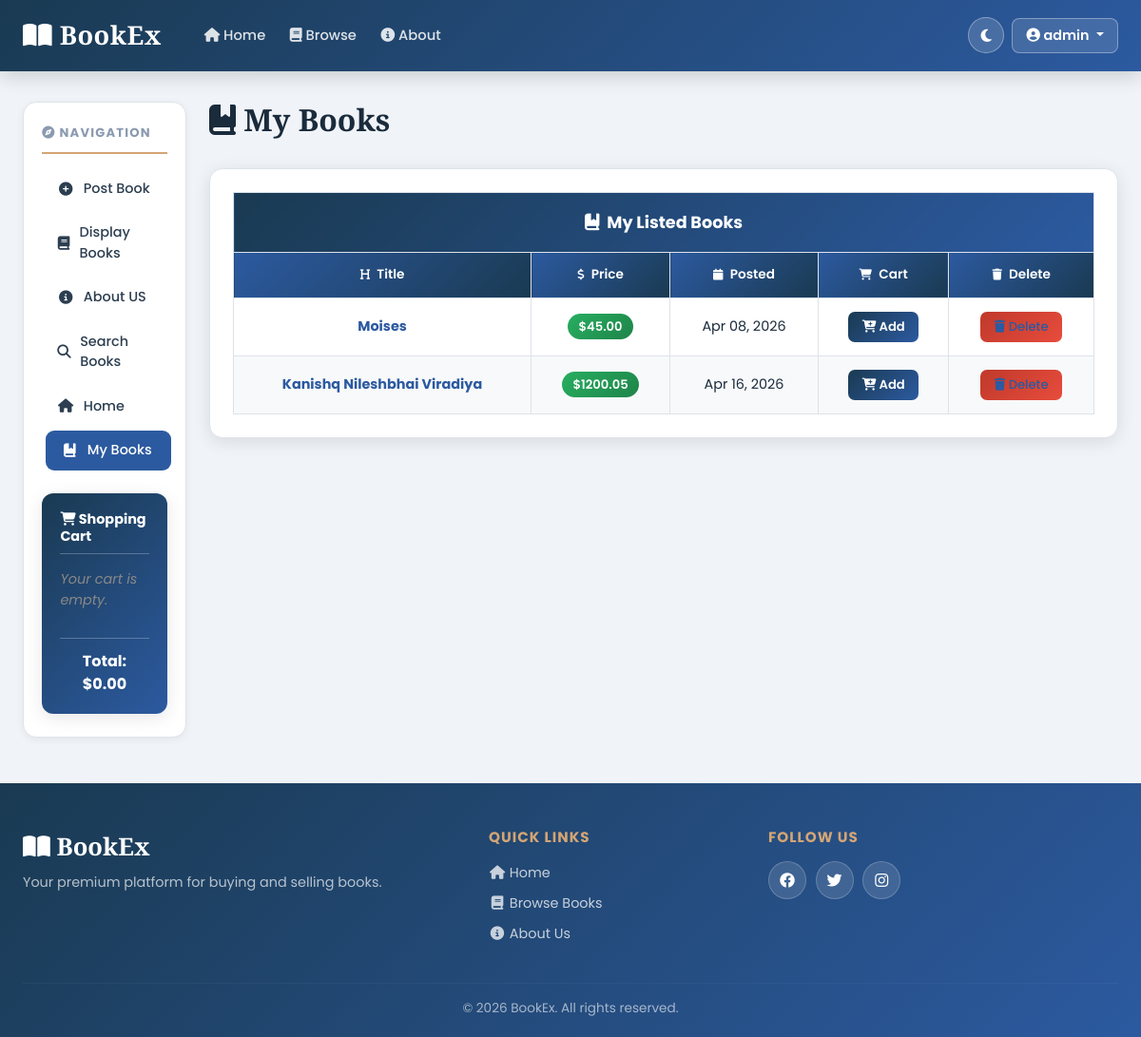
Page /mybooks (signed in) on the committed database.
### bookMng/models.py (models this page shows, shortened)
class MainMenu(models.Model):
    item = models.CharField(max_length=300, unique=True)
    link = models.CharField(max_length=300, unique=True)

class Book(models.Model):
    name = models.CharField(max_length=200)
    web = models.URLField(max_length=300)
    price = models.DecimalField(decimal_places=2, max_digits=8)
    publishdate = models.DateField(auto_now=True)
    picture = models.FileField(upload_to='bookEx/static/uploads')
    pic_path = models.CharField(max_length=300, editable=False, blank=True)
    username = models.ForeignKey(User, blank=True, null=True, on_delete=models.CASCADE)

### bookMng/views.py (the view)
# urls.py: path('mybooks', views.mybooks, name='mybooks'),
def mybooks(request):
    books = Book.objects.filter(username=request.user)
    for b in books:
        b.pic_path = b.picture.url[14:]
    return render(request,
                  'bookMng/mybooks.html',
                  {
                      'item_list': MainMenu.objects.all(),
                      'books': books
                  })

### bookEx/templates/bookMng/mybooks.html (shortened to what this page needs)
{% extends "base.html" %}
{% load static %}
{% block sidenav %}{% include "bookMng/_sidenav.html" %}{% endblock sidenav %}
{% block content %}
<h1><i class="fas fa-book-bookmark"></i> My Books</h1>
{% if books %}
<div class="table-container">
   <table class="professional-table">
      <thead>
         <tr class="table-title-row">
            <th colspan="{% if user.is_authenticated %}5{% else %}3{% endif %}">
               <i class="fas fa-book-bookmark me-2"></i>My Listed Books
            </th>
         </tr>
         <tr>
            <th> Title</th>
            <th> Price</th>
            <th> Posted</th>
            {% if user.is_authenticated %}
            <th> Cart</th>
            <th> Delete</th>
            {% endif %}
         </tr>
      </thead>
      <tbody>
         {% for book in books %}
         <tr>
            <td><a href="book_detail/{{ book.id }}"><strong>{{ book.name }}</strong></a></td>
            <td><span class="price-badge">${{ book.price }}</span></td>
            <td>{{ book.publishdate|date:"M d, Y" }}</td>
            {% if user.is_authenticated %}
            <td>
               <button class="btn-cart"
                  onclick="addToCart('{{ book.id }}', '{{ book.name|escapejs }}', '{{ book.price }}')">
                  <i class="fas fa-cart-plus"></i> Add
               </button>
            </td>
            <td>
               <a href="book_delete/{{ book.id }}" class="btn-delete"
                  onclick="return confirm('Delete \'{{ book.name|escapejs }}\'? This cannot be undone.')">
                  <i class="fas fa-trash"></i> Delete
               </a>
            </td>
            {% endif %}
         </tr>
         {% endfor %}
      </tbody>
   </table>
</div>
{% endif %}
{% endblock content %}

### bookEx/templates/base.html (shortened to what this page needs)
{% load static %}
<!DOCTYPE html>
<html lang="en" data-theme="light">
<head>
    <link href="https://cdn.jsdelivr.net/npm/bootstrap@5.3.0/dist/css/bootstrap.min.css" rel="stylesheet">
    <link rel="stylesheet" href="https://cdnjs.cloudflare.com/ajax/libs/font-awesome/6.4.0/css/all.min.css">
    <link href="{% static 'main.css' %}" rel="stylesheet" type="text/css">
    <link rel="stylesheet" href="{% static 'table_format.css' %}" type="text/css" />
    <link rel="stylesheet" href="{% static 'message_box.css' %}" />
</head>
<body>
    <div id="toast-container" class="toast-container position-fixed top-0 end-0 p-3" style="z-index:9999"></div>
    <nav class="navbar navbar-expand-lg premium-navbar">
        <div class="container-fluid px-4">
            <a class="navbar-brand fw-bold" href="/">
                <i class="fas fa-book-open"></i> BookEx
            </a>
            <div class="collapse navbar-collapse" id="navbarNav">
                <ul class="navbar-nav me-auto ms-3">
                    <li class="nav-item">
                        <a class="nav-link navtop-link" href="/"><i class="fas fa-home"></i> Home</a>
                    </li>
                    <li class="nav-item">
                        <a class="nav-link navtop-link" href="/displaybooks"><i class="fas fa-book"></i> Browse</a>
                    </li>
                    <li class="nav-item">
                        <a class="nav-link navtop-link" href="/aboutus/"><i class="fas fa-info-circle"></i> About</a>
                    </li>
                </ul>
                <div class="d-flex align-items-center gap-2">
                    <button class="theme-toggle-btn" id="themeToggle" title="Toggle theme"
                        aria-label="Toggle dark/light mode">
                        <i class="fas fa-moon" id="themeIcon"></i>
                    </button>
                    {% if user.is_authenticated %}
                    <div class="dropdown">
                        <button class="btn nav-user-btn dropdown-toggle" type="button" data-bs-toggle="dropdown">
                            <i class="fas fa-user-circle"></i> {{ user.username }}
                        </button>
                    </div>
                    {% endif %}
                </div>
            </div>
        </div>
    </nav>
    <div class="main-wrapper">
        <div class="container-fluid px-4">
            <div class="row g-4">
                <nav class="col-xl-2 col-lg-3 col-md-4 d-none d-md-block">
                    <div class="sidebar-content">
                        <h6 class="sidebar-title">
                            <i class="fas fa-compass"></i> Navigation
                        </h6>
                        <ul class="nav flex-column sidebar-nav">
                            {% block sidenav %}{% endblock sidenav %}
                        </ul>
                        {% if user.is_authenticated %}
                        <div class="cart-card mt-4">
                            <h6 class="cart-title">
                                <i class="fas fa-shopping-cart"></i> Shopping Cart
                            </h6>
                            <div id="cart-items" class="cart-items-list">
                            </div>
                            <div class="cart-footer">
                                <div class="cart-total">
                                    Total: $<span id="cart-total">0.00</span>
                                </div>
                            </div>
                        </div>
                        {% endif %}
                    </div>
                </nav>
                <main class="col-xl-10 col-lg-9 col-md-8 premium-content page-fade-in">
                    {% block content %}
                    {% endblock content %}
                </main>
            </div>
        </div>
    </div>
    <footer class="premium-footer">
        <div class="container-fluid px-4">
            <div class="row gy-4">
                <div class="col-md-5">
                    <div class="footer-brand">
                        <i class="fas fa-book-open"></i> BookEx
                    </div>
                    <p class="mt-2 footer-tagline">Your premium platform for buying and selling books.</p>
                </div>
                <div class="col-md-3">
                    <h6 class="footer-heading">Quick Links</h6>
                    <ul class="list-unstyled footer-links">
                        <li><a href="/"><i class="fas fa-home fa-fw"></i> Home</a></li>
                        <li><a href="/displaybooks"><i class="fas fa-book fa-fw"></i> Browse Books</a></li>
                        <li><a href="/aboutus/"><i class="fas fa-info-circle fa-fw"></i> About Us</a></li>
                    </ul>
                </div>
                <div class="col-md-4">
                    <h6 class="footer-heading">Follow Us</h6>
                    <div class="social-links">
                        <a href="#" aria-label="Facebook"><i class="fab fa-facebook"></i></a>
                        <a href="#" aria-label="Twitter"><i class="fab fa-twitter"></i></a>
                        <a href="#" aria-label="Instagram"><i class="fab fa-instagram"></i></a>
                    </div>
                </div>
            </div>
            <hr class="footer-divider">
            <p class="text-center footer-copy mb-0">&copy; 2026 BookEx. All rights reserved.</p>
        </div>
    </footer>
</body>
</html>

### bookEx/templates/bookMng/_sidenav.html
{% for item in item_list %}
<li class="nav-item">
    <a class="nav-link sidebar-link" href="{{ item.link }}">
        {% if item.link == "/" %}
        <i class="fas fa-home"></i>
        {% elif item.link == "/postbook" %}
        <i class="fas fa-plus-circle"></i>
        {% elif item.link == "/displaybooks" %}
        <i class="fas fa-book"></i>
        {% elif "aboutus" in item.link %}
        <i class="fas fa-info-circle"></i>
        {% elif "searchbooks" in item.link %}
        <i class="fas fa-search"></i>
        {% elif item.link == "/mybooks" %}
        <i class="fas fa-book-bookmark"></i>
        {% elif "inbox" in item.link %}
        <i class="fas fa-envelope"></i>
        {% else %}
        <i class="fas fa-link"></i>
        {% endif %}
        {{ item.item }}
    </a>
</li>
{% endfor %}

### bookEx/static/table_format.css (style rules this page uses)
.table-container { max-width: 100%; margin: 2rem 0; background: var(--bg-surface); padding: 1.5rem; border-radius: 14px; box-shadow: var(--shadow-md); overflow-x: auto; border: 1px solid var(--border-color); }
.professional-table { width: 100%; border-collapse: collapse; font-family: 'Poppins', sans-serif; min-width: 560px; }
.professional-table th, .professional-table td { border: 1px solid var(--border-color); padding: .85rem 1rem; text-align: center; vertical-align: middle; transition: all .2s ease; }
.professional-table th { font-weight: 600; color: #fff; }
.professional-table .table-title-row th { background: linear-gradient(135deg, #1a3a52 0%, #2c5aa0 100%); color: #fff; font-size: 1.1rem; font-weight: 700; padding: 1.1rem; }
.professional-table thead tr:nth-child(2) th { background: linear-gradient(135deg, #2c5aa0 0%, #1a3a52 100%); color: #fff; font-size: .85rem; }
.professional-table tbody tr { transition: all .25s ease; }
.professional-table tbody tr:nth-child(odd) { background: var(--bg-surface); }
.professional-table tbody tr:nth-child(even) { background: var(--bg-surface-2); }
.professional-table tbody td { color: var(--text-primary); font-size: .9rem; }
.professional-table tbody td a { color: var(--brand-mid); text-decoration: none; font-weight: 500; transition: color .2s; }

### bookEx/templates/bookMng/mybooks.html (style rules this page uses)
.price-badge { background: linear-gradient(135deg, #27ae60, #1e8449); color: #fff; padding: .25rem .7rem; border-radius: 20px; font-size: .82rem; font-weight: 600; }
.btn-cart { background: linear-gradient(135deg, #1a3a52, #2c5aa0); color: #fff; border: none; padding: .4rem .9rem; border-radius: 7px; font-size: .82rem; font-weight: 600; cursor: pointer; transition: all .25s ease; font-family: 'Poppins', sans-serif; }
.btn-delete { background: linear-gradient(135deg, #c0392b, #e74c3c); color: #fff; text-decoration: none; padding: .4rem .9rem; border-radius: 7px; font-size: .82rem; font-weight: 600; display: inline-block; transition: all .25s ease; }

### rows in the picture
MainMenu: link "/postbook" (drawn), item "Post Book"
MainMenu: link "/displaybooks" (drawn), item "Display Books"
MainMenu: link "/aboutus" (drawn), item "About US"
MainMenu: link "/searchbooks" (drawn), item "Search Books"
MainMenu: link "/" (drawn), item "Home"
MainMenu: link "/mybooks" (drawn), item "My Books"
Book: name "Moises", price "45.00", publishdate "Apr 08, 2026"
Book: name "Kanishq Nileshbhai Viradiya", price "1200.05", publishdate "Apr 16, 2026"

### other values in the picture
{{ user.username }} "admin"
